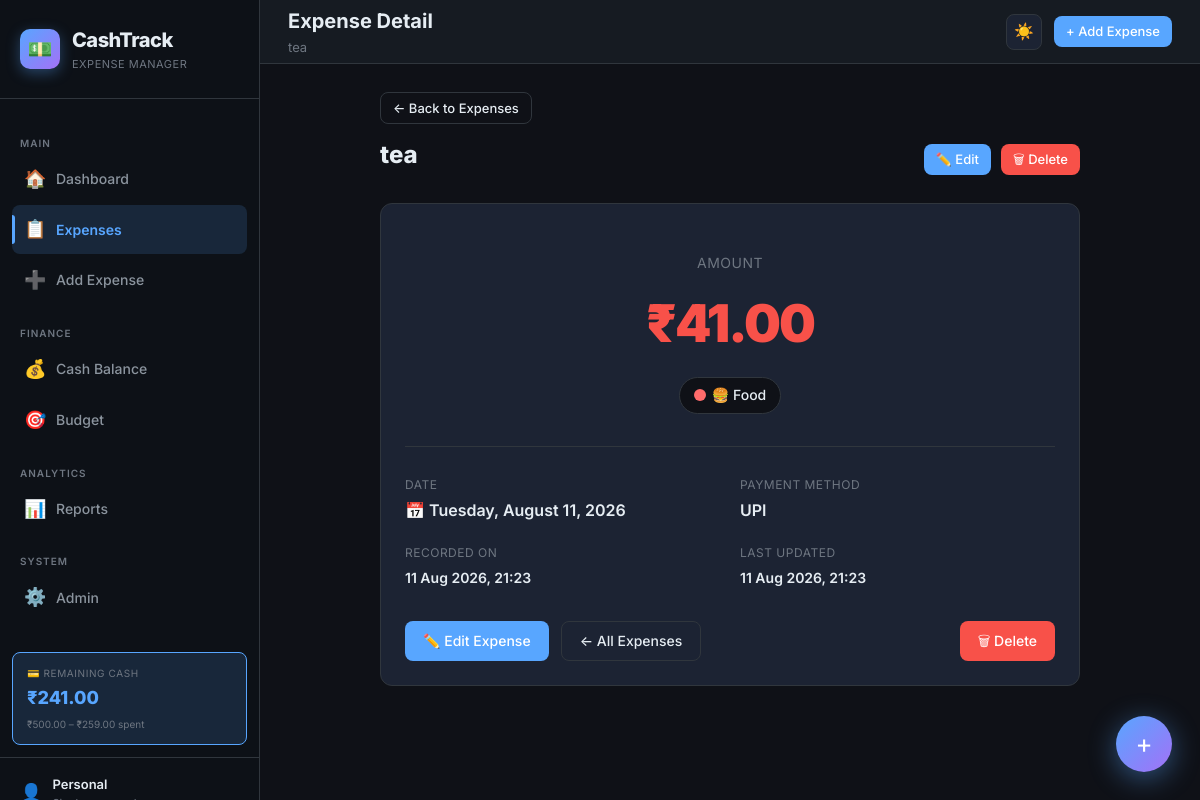
Screenshot of /expenses/3/ with the database file from the repository.
### expenses/models.py (models this page shows, shortened)
class CashBalance(models.Model):
    balance = models.DecimalField(
        max_digits=12,
        decimal_places=2,
        default=Decimal('0.00'),
        validators=[MinValueValidator(Decimal('0.00'))]
    )
    updated_at = models.DateTimeField(auto_now=True)
    class Meta:
        verbose_name = 'Cash Balance'
        verbose_name_plural = 'Cash Balance'
    @classmethod
    def get_balance(cls):
        obj, _ = cls.objects.get_or_create(pk=1, defaults={'balance': Decimal('0.00')})
        return obj

class Expense(models.Model):
    PAYMENT_METHOD_CHOICES = [
        ('cash', 'Cash'),
        ('card', 'Card'),
        ('upi', 'UPI'),
        ('net_banking', 'Net Banking'),
        ('other', 'Other'),
    ]
    title = models.CharField(max_length=200)
    amount = models.DecimalField(
        max_digits=12,
        decimal_places=2,
        validators=[MinValueValidator(Decimal('0.01'))]
    )
    category = models.ForeignKey(
        Category,
        on_delete=models.SET_NULL,
        null=True,
        blank=True,
        related_name='expenses'
    )
    date = models.DateField(default=datetime.date.today)
    payment_method = models.CharField(
        max_length=20,
        choices=PAYMENT_METHOD_CHOICES,
        default='cash'
    )
    description = models.TextField(blank=True, null=True)
    created_at = models.DateTimeField(auto_now_add=True)
    updated_at = models.DateTimeField(auto_now=True)
    class Meta:
        ordering = ['-date', '-created_at']

class Category(models.Model):
    ICON_CHOICES = [
        ('🍔', 'Food'),
        ('✈️', 'Travel'),
        ('🛍️', 'Shopping'),
        ('📋', 'Bills'),
        ('📚', 'Education'),
        ('🎬', 'Entertainment'),
        ('🏥', 'Health'),
        ('💻', 'Technology'),
        ('👤', 'Personal'),
        ('📦', 'Other'),
    ]
    COLOR_CHOICES = [
        ('#FF6B6B', 'Red'),
        ('#4ECDC4', 'Teal'),
        ('#45B7D1', 'Blue'),
        ('#96CEB4', 'Green'),
        ('#FFEAA7', 'Yellow'),
        ('#DDA0DD', 'Plum'),
        ('#98D8C8', 'Mint'),
        ('#F7DC6F', 'Gold'),
        ('#AEB6BF', 'Silver'),
        ('#F0A500', 'Orange'),
    ]
    name = models.CharField(max_length=100, unique=True)
    icon = models.CharField(max_length=10, default='📦')
    color = models.CharField(max_length=7, default='#AEB6BF')
    is_default = models.BooleanField(default=False)
    created_at = models.DateTimeField(auto_now_add=True)
    class Meta:
        verbose_name_plural = 'categories'
        ordering = ['name']

### expenses/views.py (the view)
# urls.py: path('expenses/<int:pk>/', views.expense_detail, name='expense_detail'),
def expense_detail(request, pk):
    expense = get_object_or_404(Expense, pk=pk)
    context = {
        'expense': expense,
        'active_page': 'expenses',
    }
    return render(request, 'expenses/expense_detail.html', context)

### expenses/context_processors.py (called while the page is built)
def cash_balance_context(request):
    try:
        cash = CashBalance.get_balance()
        all_total = Expense.objects.aggregate(t=Sum('amount'))['t'] or Decimal('0.00')
        remaining = cash.balance - all_total
        return {
            'global_cash_balance': cash,
            'global_all_total': all_total,
            'global_remaining_cash': remaining,
        }
    except Exception:
        return {}

### expenses/templates/expenses/expense_detail.html (shortened to what this page needs)
{% extends "expenses/base.html" %}
{% block page_title %}Expense Detail{% endblock %}
{% block page_subtitle %}{{ expense.title }}{% endblock %}
{% block content %}
<div style="max-width:700px;margin:0 auto">
  <div class="page-header">
    <div>
      <a href="{% url 'expense_list' %}" class="btn btn-outline btn-sm mb-12">← Back to Expenses</a>
      <h1 style="font-size:24px;font-weight:800">{{ expense.title }}</h1>
    </div>
    <div style="display:flex;gap:10px;align-self:flex-end">
      <a href="{% url 'expense_edit' expense.pk %}" class="btn btn-primary btn-sm" id="edit-detail-btn">✏️ Edit</a>
      <a href="{% url 'expense_delete' expense.pk %}" class="btn btn-danger btn-sm" id="delete-detail-btn">🗑 Delete</a>
    </div>
  </div>
  <div class="card fade-in">
    <div style="text-align:center;padding:24px 0 32px;border-bottom:1px solid var(--border);margin-bottom:28px">
      <div style="font-size:14px;color:var(--text-muted);text-transform:uppercase;letter-spacing:.5px;margin-bottom:8px">Amount</div>
      <div style="font-size:52px;font-weight:900;color:var(--danger);letter-spacing:-2px">₹{{ expense.amount }}</div>
      {% if expense.category %}
      <div class="mt-12">
        <span class="cat-chip" style="font-size:14px;padding:6px 14px">
          <span class="cat-dot" style="background:{{ expense.category.color }};width:12px;height:12px"></span>
          {{ expense.category.icon }} {{ expense.category.name }}
        </span>
      </div>
      {% endif %}
    </div>
    <div class="detail-grid">
      <div class="detail-field">
        <label>Date</label>
        <div class="value">📅 {{ expense.date|date:"l, F j, Y" }}</div>
      </div>
      <div class="detail-field">
        <label>Payment Method</label>
        <div class="value">{{ expense.get_payment_method_display }}</div>
      </div>
      <div class="detail-field">
        <label>Recorded On</label>
        <div class="value" style="font-size:14px">{{ expense.created_at|date:"d M Y, H:i" }}</div>
      </div>
      <div class="detail-field">
        <label>Last Updated</label>
        <div class="value" style="font-size:14px">{{ expense.updated_at|date:"d M Y, H:i" }}</div>
      </div>
    </div>
    <div class="form-actions mt-24">
      <a href="{% url 'expense_edit' expense.pk %}" class="btn btn-primary">✏️ Edit Expense</a>
      <a href="{% url 'expense_list' %}" class="btn btn-outline">← All Expenses</a>
      <a href="{% url 'expense_delete' expense.pk %}" class="btn btn-danger" style="margin-left:auto">🗑 Delete</a>
    </div>
  </div>
</div>
{% endblock %}

### expenses/templates/expenses/base.html (shortened to what this page needs)
{% load static %}
<!DOCTYPE html>
<html lang="en" data-theme="dark">
<head>
  <link rel="stylesheet" href="{% static 'css/style.css' %}" />
</head>
<body>
<div class="app-wrapper">
  <aside class="sidebar" id="sidebar" role="navigation" aria-label="Main navigation">
    <div class="sidebar-brand">
      <div class="brand-icon" aria-hidden="true">💵</div>
      <div>
        <div class="brand-text">CashTrack</div>
        <div class="brand-sub">Expense Manager</div>
      </div>
    </div>
    <nav class="sidebar-nav">
      <div class="nav-section-label">Main</div>
      <a href="{% url 'dashboard' %}" class="nav-item {% if active_page == 'dashboard' %}active{% endif %}" id="nav-dashboard">
        <span class="nav-icon">🏠</span>
        <span>Dashboard</span>
      </a>
      <a href="{% url 'expense_list' %}" class="nav-item {% if active_page == 'expenses' %}active{% endif %}" id="nav-expenses">
        <span class="nav-icon">📋</span>
        <span>Expenses</span>
      </a>
      <a href="{% url 'expense_add' %}" class="nav-item" id="nav-add">
        <span class="nav-icon">➕</span>
        <span>Add Expense</span>
      </a>
      <div class="nav-section-label">Finance</div>
      <a href="{% url 'cash_management' %}" class="nav-item {% if active_page == 'cash' %}active{% endif %}" id="nav-cash">
        <span class="nav-icon">💰</span>
        <span>Cash Balance</span>
      </a>
      <a href="{% url 'budget' %}" class="nav-item {% if active_page == 'budget' %}active{% endif %}" id="nav-budget">
        <span class="nav-icon">🎯</span>
        <span>Budget</span>
      </a>
      <div class="nav-section-label">Analytics</div>
      <a href="{% url 'reports' %}" class="nav-item {% if active_page == 'reports' %}active{% endif %}" id="nav-reports">
        <span class="nav-icon">📊</span>
        <span>Reports</span>
      </a>
      <div class="nav-section-label">System</div>
      <a href="/admin/" class="nav-item" id="nav-admin">
        <span class="nav-icon">⚙️</span>
        <span>Admin</span>
      </a>
    </nav>
    <div class="sidebar-balance">
      <div class="sidebar-balance-label">💳 Remaining Cash</div>
      <div class="sidebar-balance-value">₹{{ global_remaining_cash|floatformat:2|default:"0.00" }}</div>
      <div style="font-size:10px;color:var(--text-muted);margin-top:3px">
        ₹{{ global_cash_balance.balance|floatformat:2|default:"0.00" }} –
        ₹{{ global_all_total|floatformat:2|default:"0.00" }} spent
      </div>
    </div>
    <div class="sidebar-footer">
      <span style="font-size:18px">👤</span>
      <div style="flex:1">
        <div style="font-size:13px;font-weight:600;color:var(--text-primary)">Personal</div>
        <div style="font-size:11px;color:var(--text-muted)">Single user mode</div>
      </div>
    </div>
  </aside>
  <div class="main-content">
    <header class="topbar">
      <div class="topbar-left">
        <div>
          <div class="topbar-title">{% block page_title %}Dashboard{% endblock %}</div>
          <div class="topbar-subtitle">{% block page_subtitle %}Welcome back!{% endblock %}</div>
        </div>
      </div>
      <div class="topbar-right">
        <button class="theme-toggle" id="themeToggle" title="Toggle theme" aria-label="Toggle light/dark theme">🌙</button>
        <a href="{% url 'expense_add' %}" class="btn btn-primary btn-sm" id="topbar-add-btn">
          + Add Expense
        </a>
      </div>
    </header>
    <main class="page-content" id="main-content">
      {% block content %}{% endblock %}
    </main>
  </div>
</div>
<a href="{% url 'expense_add' %}" class="fab" id="fab-add" title="Quick add expense" aria-label="Add expense">+</a>
</body>
</html>

### rows the page displays
CashBalance: balance "500.00"
Expense: title "tea", amount "41.00", category.icon "🍔", category.name "Food", date "Tuesday, August 11, 2026", payment_method "UPI", created_at "11 Aug 2026, 21:23", updated_at "11 Aug 2026, 21:23"

### other values shown
{{ global_remaining_cash|floatformat:2|default:"0.00" }} "241.00"
{{ global_all_total|floatformat:2|default:"0.00" }} "259.00"
